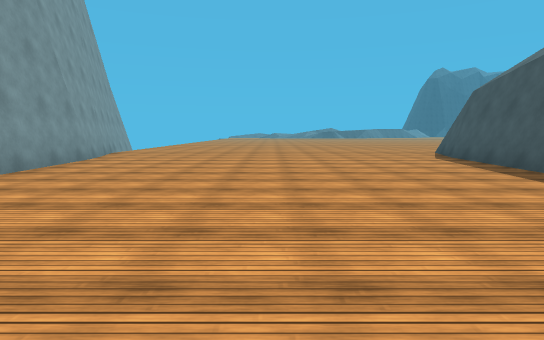
[1] (above)

19 first-person views from a walk through a scene from a Unity 3-D project. The camera is 1.2 m above the floor, tilts 6° down and sees 75° across. The floor is counted in squares, 2 m on a side. Each view is taken from the middle of a square. On the plan, view 1 faces up. The plan holds only what a view shows up to about 10 squares ahead; the rest is blank. The place goes on beyond the plan. The player character is not drawn. Some animated figures are left out. Surface patterns are stand-ins for the level's own textures.

[2]
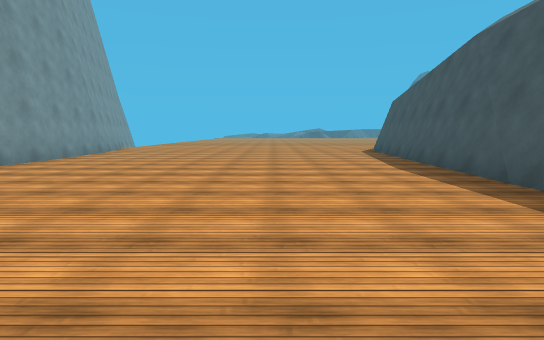

[3]
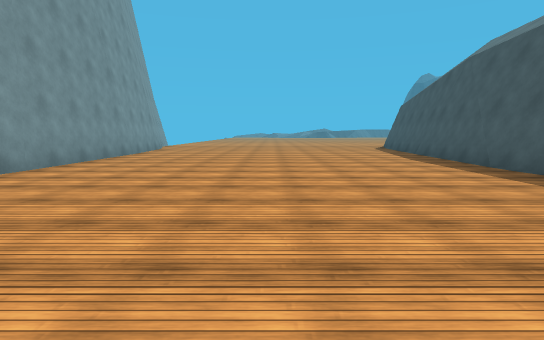

[4]
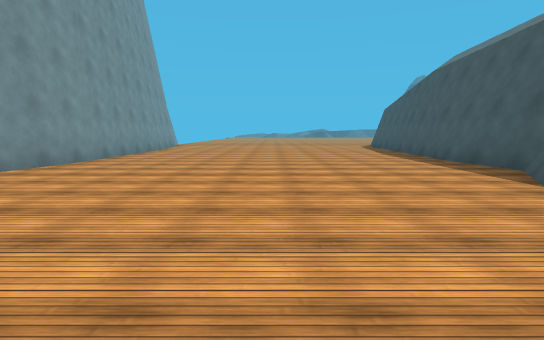

[5]
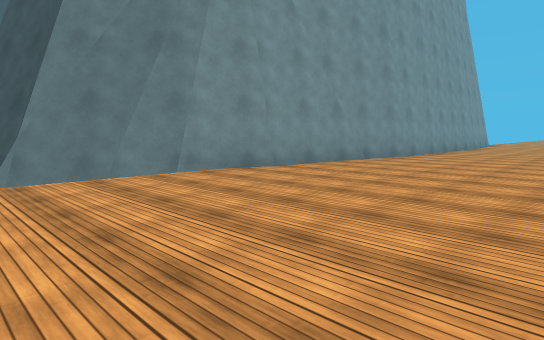

[6]
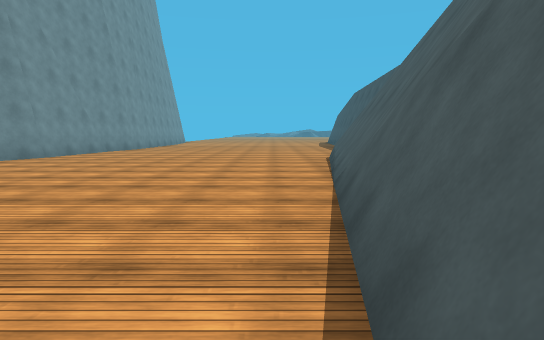

[7]
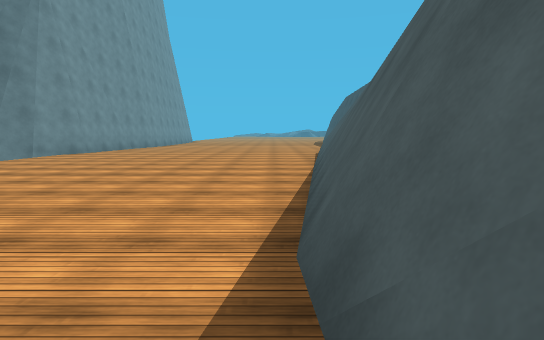

[8]
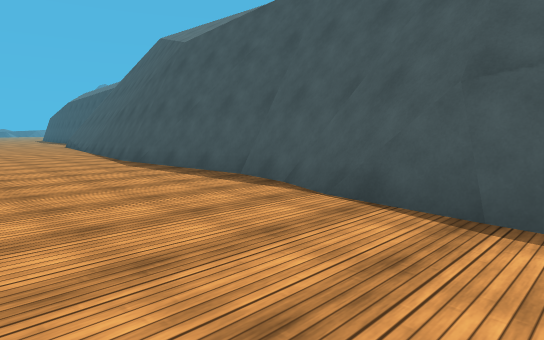

[9]
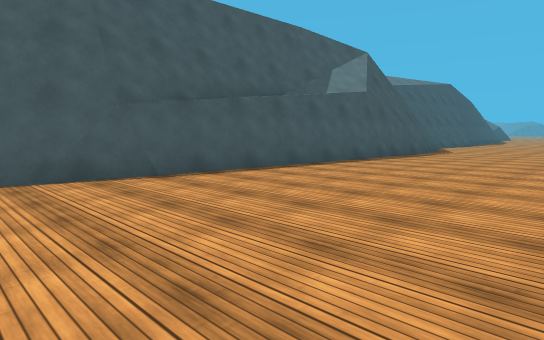

[10]
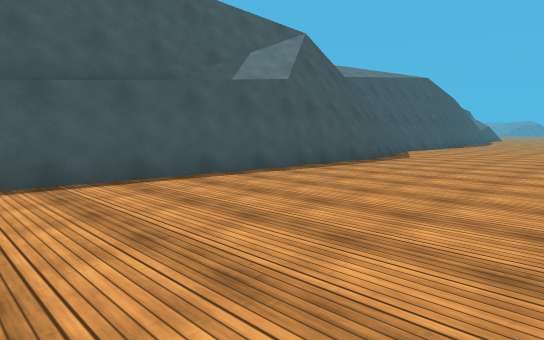

[11]
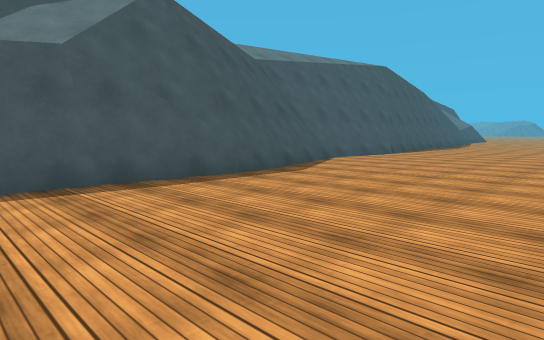

[12]
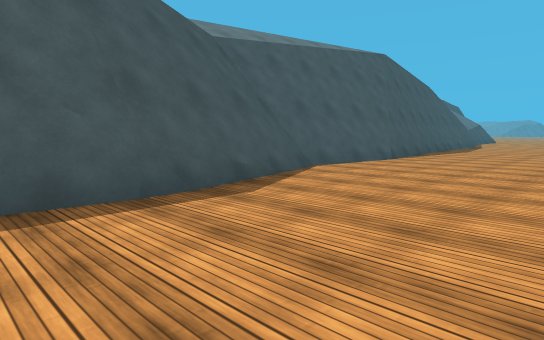

[13]
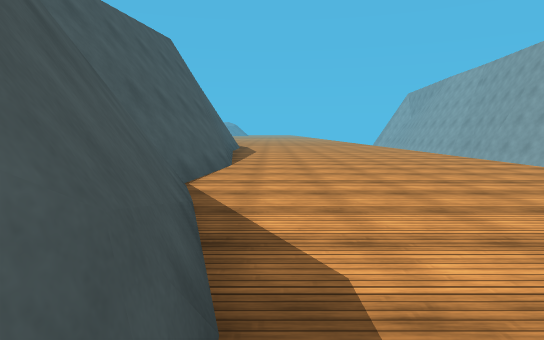

[14]
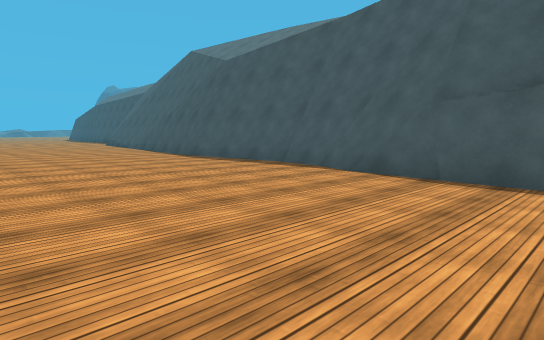

[15]
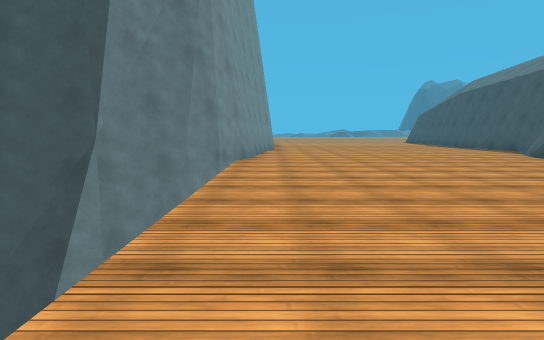

[16]
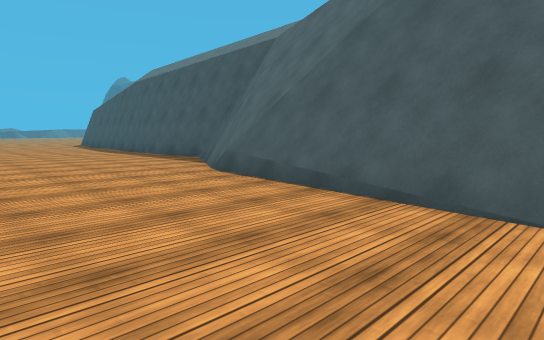

[17]
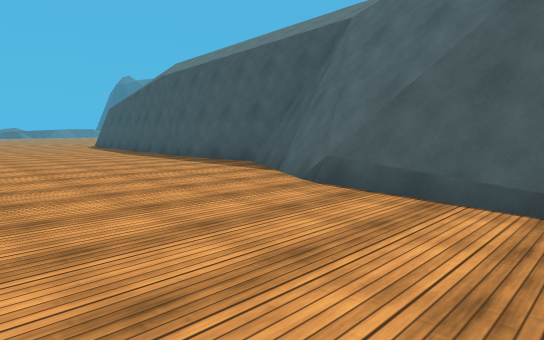

[18]
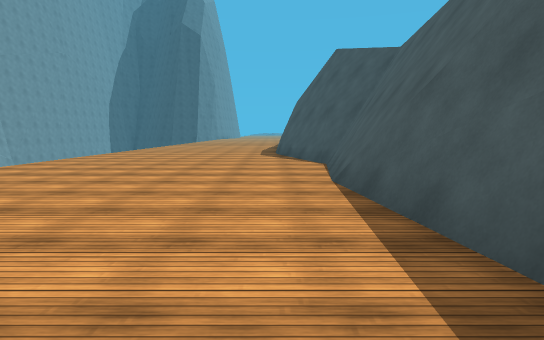

[19]
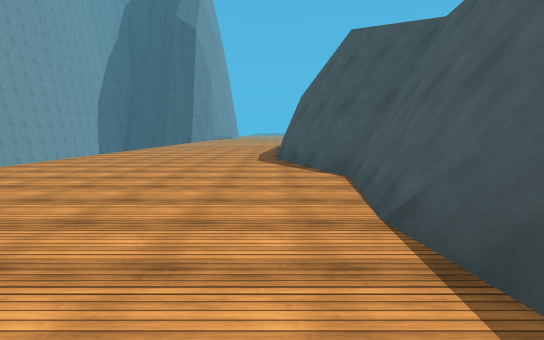

### Floor plan
Key: @ floor where view 1 was taken; # wall or solid block; . floor; / step, stairs or slope; v drop or lower ground.
Columns run from 7 left of view 1 to 7 right of it. Each row starts with its distance up from view 1.
  8   #.........v
  7   ##.......//
  6    #.......//
  5    #.......///
  4    #.......#//
  3    #.......v//
  2    #.......v//
  1    #.......v//
  0    #...@...v///
 -1   ##.......v///
 -2   #........#///
 -3   #........#v//
 -4   #.......#v/
 -5   #.......#v/
 -6  ##.......#v
 -7 ##v.......#v
 -8 #vv......##v
 -9 vvv......#
-10   v......#
-11   v......#v
-12   v......#v/
-13    ......#///
-14     .....#///
-15     .....#//
-16     .....#v/
-17     .....#v
-18    ......#v
-19    .....#v/
-20    .....#v/
-21    .....#v/
-22    .....#v/
-23    .....#v/
-24    .....#v/
-25    .....#v/
-26    .....#v/
-27    .....#v/
-28   v.....#/
-29   v.....#v
-30   v.....#v/
-31   v.....#v//
-32   v.....##//
-33   v.....##//
-34   v.....# /
-35   v.....#v/
-36   v.....#v/
-37   v......v/
-38    ......
-39        .

Positions as (right, up) in squares from view 1, and headings:
1: (0, 0), facing up
2: (1, -3), facing up
3: (0, -5), facing up
4: (0, -7), facing up
5: (0, -9), facing up-left
6: (1, -13), facing up
7: (1, -15), facing up
8: (-2, -21), facing up-right
9: (-4, -18), facing down-right
10: (-4, -21), facing down-right
11: (-4, -25), facing down-right
12: (-3, -27), facing down-right
13: (0, -28), facing down
14: (-4, -22), facing up-right
15: (-4, -13), facing up
16: (-1, -9), facing up-right
17: (-1, -7), facing up-right
18: (0, -39), facing up
19: (0, -37), facing up
